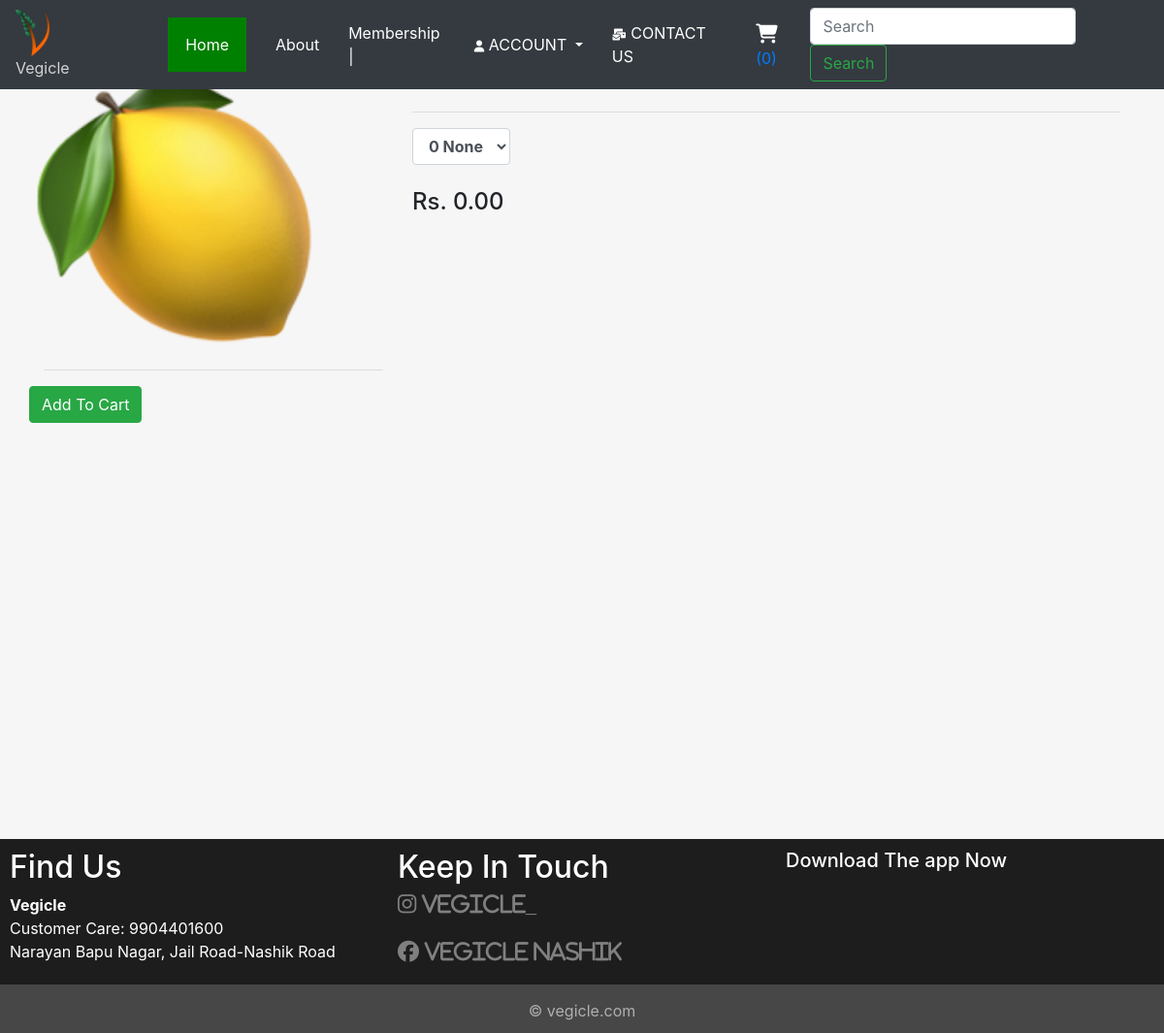
The page /products/15 on the database its author committed.
### shop/models.py (models this page shows, shortened)
class Product(models.Model):
    product_id = models.AutoField
    product_name = models.CharField(max_length=50)
    category = models.CharField(max_length=50, default="")
    pub_date = models.DateField()
    image = models.ImageField(upload_to='shop/images', default="")

class Varients(models.Model):
    product = models.ForeignKey(Product, on_delete=models.CASCADE, related_name='varients')
    quantity_number = models.PositiveIntegerField(default=0)
    quantity_measure = models.CharField(max_length=50, default='gms', null=True, help_text='gms, kg, etc.')
    price = models.DecimalField(default=0, decimal_places=2, max_digits=10)

### shop/views.py (the view)
# urls.py: path("products/<int:myid>", views.productView, name="ProductView"),
def productView(request, myid):
    product = Product.objects.filter(id=myid)
    return render(request, 'shop/prodView.html', {'product': product[0]})

### cart/cart.py (called while the page is built)
    def __iter__(self):
        for item in self.cart.item_set.all():
            yield item

    def new(self, request):
        cart = models.Cart.objects.create(creation_date=datetime.datetime.now())
        request.session[CART_ID] = cart.id
        return cart

### shop/context_processors.py (called while the page is built)
def cart(request):
    items_count = 0
    for item in Cart(request):
        items_count = items_count + 1
    return {'cart_items': items_count}

### shop/templates/shop/prodView.html (shortened to what this page needs)
{% extends 'shop/basic.html' %}
{% block body %}
<div class="container my-5">
<div class="row">
    <div class="col-md-4">
    <div class="row">
        <img src="/media/{{product.image}}" width="300px" height="300px">
    </div>
        <hr>
        <div class="row">
            <button class="btn btn-success" id="add-to-cart">Add To Cart</button>
        </div>
    </div>
    <div class="col-md-8">
        <h3>{{product.product_name}}</h3>
        <hr>
             <span style="display: inline-grid;">
                <select class="form-control quantity" name="quantity" id="quantity" >
               {% for item in product.varients.all %}
                   <option id="options" value="{{ item.price }}">{{ item.quantity_number}} {{ item.quantity_measure}}</option>
               {% endfor %}
                </select>
                &nbsp<h4 style="float:right;" class="product_price">Rs. {{ product.varients.first.price }}</h4>
             </span>
    </div>
</div>
</div>
{% endblock %}

### shop/static/css/style.css (style rules this page uses)
* { padding: 0; margin: 50; text-decoration: none; list-style: none; box-sizing: border-box; }
html, body { height: 100%; padding: 0px; margin: 0px; background: #f6f6f6; }
.quantity { display:inline-block; font-weight:700; padding-right:10px; }

### rows shown on the page
Product: image (picture), varients.first.price "0.00"

### other values the page prints
{{ cart_items }} "0"
form field quantity "0 None"
